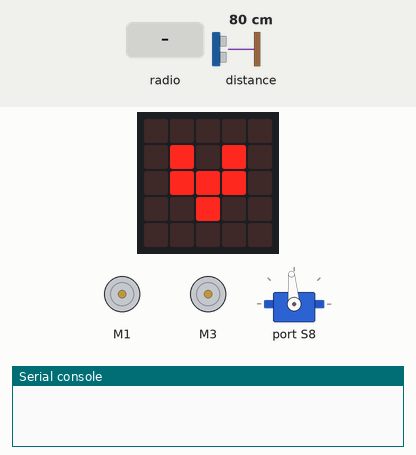
The program below on a simulated BBC micro:bit (MakeCode). Parts: the board's 5×5 LED display, 2 × DC motor (green arrow = forward, orange = backward, longer = faster), servo, the last lines printed to the serial console. Inputs (shaded band) come from the test bench; at power-on: distance to the obstacle 80 cm. No radio messages arrive unless stated (any console line starting 'radio sent:' is added by the test bench).

Above: at 2.3 s.
2.4 s: radio message "1" arrives
At 4.7 s:
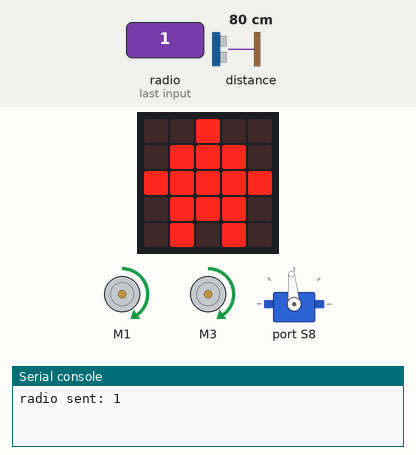
5.0 s: distance to the obstacle set to 7 cm
6.5 s: distance to the obstacle set to 4 cm
At 9.3 s:
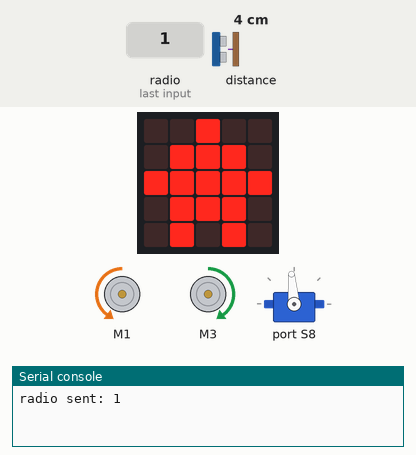
9.5 s: distance to the obstacle set to 2 cm
At 11.8 s:
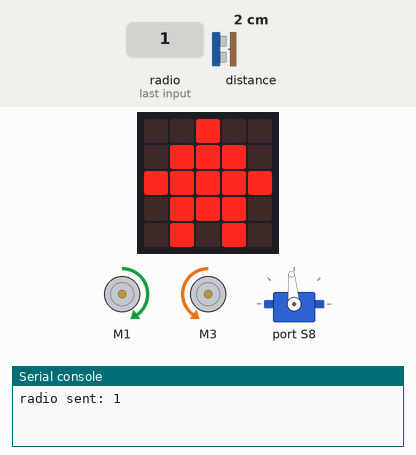
12.5 s: radio message "0" arrives
At 12.86 s:
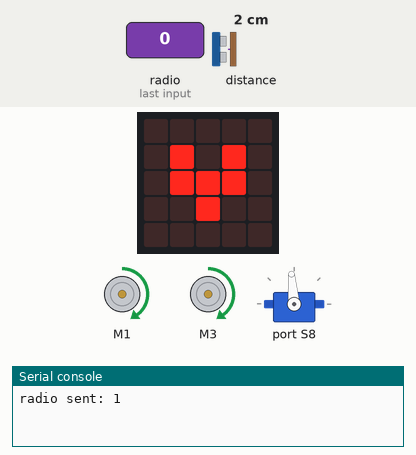
14.6 s: radio message "5" arrives
At 16.5 s:
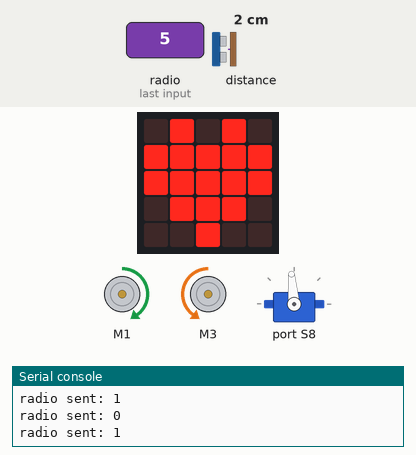
Timing chart, 0 to 18.6 s (numbered marks = the images above; inputs shaded):
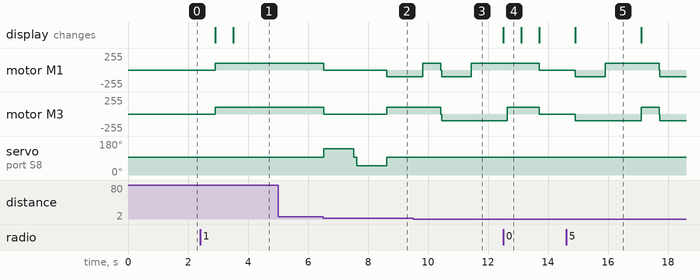

The program:

main.ts
```typescript
function headleft () {
    robotbit.Servo(robotbit.Servos.S8, 50)
}
function cardRun () {
    if (distancecheck() == 1) {
        forward()
    } else {
        stop()
        makeDirection()
    }
}
radio.onReceivedNumber(function (receivedNumber) {
    cardControlFlag = receivedNumber
    if (cardControlFlag == 0) {
        basic.showIcon(IconNames.SmallHeart)
        basic.pause(100)
        radioSend(0)
    } else {
        basic.showIcon(IconNames.Heart)
        basic.pause(100)
        radioSend(1)
    }
})
function turnLeft () {
    robotbit.MotorRun(robotbit.Motors.M1A, -100)
    robotbit.MotorRun(robotbit.Motors.M2A, 100)
}
function back () {
    robotbit.MotorRun(robotbit.Motors.M1A, -100)
    robotbit.MotorRun(robotbit.Motors.M2A, -100)
}
function makeDirection () {
    if (x <= closeDistance) {
        back()
        basic.pause(1000)
        turnRight()
        basic.pause(1200)
        forward()
    } else {
        rightDis()
        basic.pause(1000)
        headforward()
        basic.pause(100)
        leftDis()
        basic.pause(1000)
        headforward()
        if (left < closeDistance && right < closeDistance) {
            back()
            basic.pause(1000)
            turnRight()
            basic.pause(1200)
            forward()
        } else if (left >= right) {
            turnLeft()
            basic.pause(1200)
            forward()
        } else {
            turnRight()
            basic.pause(1200)
            forward()
        }
    }
}
function headright () {
    robotbit.Servo(robotbit.Servos.S8, 140)
}
function leftDis () {
    headleft()
    left = distance()
}
function radioSend (数字: number) {
    radio.sendNumber(数字)
}
function stop () {
    robotbit.MotorRun(robotbit.Motors.M1A, 0)
    robotbit.MotorRun(robotbit.Motors.M2A, 0)
}
function turnRight () {
    robotbit.MotorRun(robotbit.Motors.M1A, 100)
    robotbit.MotorRun(robotbit.Motors.M2A, -100)
}
function distancecheck () {
    dis = distance()
    if (dis <= nearDistance) {
        return 0
    } else {
        return 1
    }
}
function distance () {
    x = sonar.ping(
    DigitalPin.P13,
    DigitalPin.P12,
    PingUnit.Centimeters
    )
    return x
}
function forward () {
    robotbit.MotorRun(robotbit.Motors.M1A, 100)
    robotbit.MotorRun(robotbit.Motors.M2A, 100)
}
function headforward () {
    robotbit.Servo(robotbit.Servos.S8, 95)
}
function rightDis () {
    headright()
    right = distance()
}
let dis = 0
let right = 0
let left = 0
let x = 0
let cardControlFlag = 0
let nearDistance = 0
let closeDistance = 0
basic.showIcon(IconNames.SmallHeart)
closeDistance = 2
nearDistance = 5
cardControlFlag = 0
radio.setGroup(708)
stop()
headforward()
distancecheck()
basic.pause(500)
loops.everyInterval(100, function () {
    if (cardControlFlag == 0) {
        stop()
        basic.showIcon(IconNames.SmallHeart)
    } else {
        cardRun()
        basic.showIcon(IconNames.House)
    }
})
```

test.ts
```typescript
// 在此处测试；当此软件包作为插件使用时，将不会编译此软件包。
```

Measured:
- the behaviour switches between 6 and 5 cm on distance to the obstacle (found by bisection; images 1 and 2)
- the behaviour switches between 3 and 2 cm on distance to the obstacle (found by bisection; images 2 and 3)
- after the input at 2.4 s, motor M1, motor M3: stopped → forward 100/255 after 0.51 s; the display: first changes after 0.51 s (image 1 shows a later state)
- after the input at 5.0 s, every drawn part: stays the same
- after the input at 6.5 s, motor M1: forward 100/255 → stopped at once, → backward 100/255 2.1 s later; motor M3: forward 100/255 → stopped at once, → forward 100/255 2.1 s later; servo on port S8: 95° → 140° at once, → 95° 1.0 s later, → 50° 0.10 s later, → 95° 1.0 s later
- after the input at 9.5 s, servo on port S8: stays 95° (without the input it goes to 140° after 0.93 s)
- after the input at 12.5 s, the display: changes at once (image 4)
- after the input at 14.6 s, motor M1: stopped → backward 100/255 after 0.30 s, → forward 100/255 1.0 s later, → backward 100/255 1.8 s later; motor M3: stopped → backward 100/255 after 0.30 s, → forward 100/255 2.2 s later, → backward 100/255 0.60 s later; the display: changes after 0.30 s (image 5)
